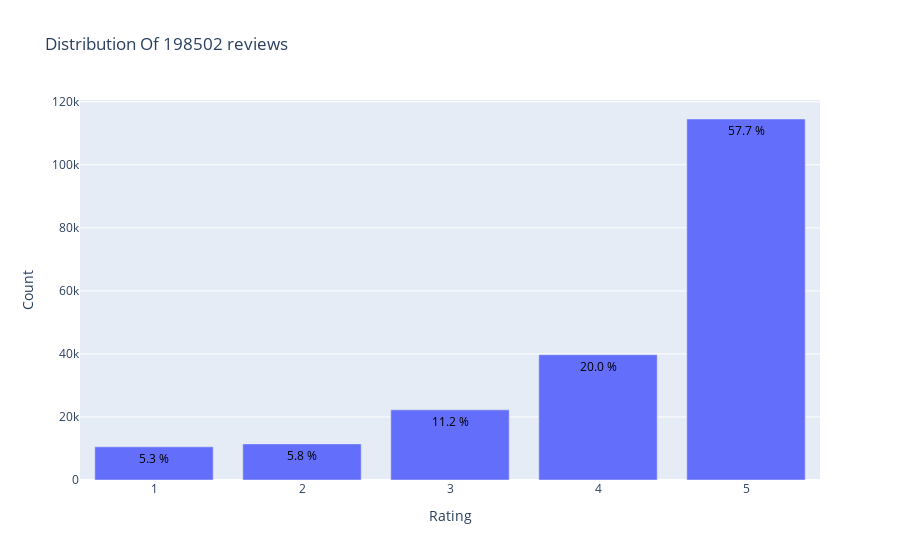

The code cell stored with this chart in its notebook:
### Code cell
from plotly.offline import init_notebook_mode, plot, iplot
import plotly.graph_objs as go
init_notebook_mode(connected=True)

data = df['overall'].value_counts().sort_index(ascending=False)
trace = go.Bar(x = data.index,
               text = ['{:.1f} %'.format(val) for val in (data.values / df.shape[0] * 100)],
               textposition = 'auto',
               textfont = dict(color = '#000000'),
               y = data.values,
               )
# Create layout
layout = dict(title = 'Distribution Of {} reviews'.format(df.shape[0]),
              xaxis = dict(title = 'Rating'),
              yaxis = dict(title = 'Count'))
# Create plot
fig = go.Figure(data=[trace], layout=layout)
iplot(fig)

### Figure 1 — Plotly figure (JSON) as saved in the notebook; plotly's stock layout.template omitted (floating-point values rounded to 4 significant figures)
{"data": [{"text": ["57.7 %", "20.0 %", "11.2 %", "5.8 %", "5.3 %"], "textfont": {"color": "#000000"}, "textposition": "auto", "type": "bar", "x": [5, 4, 3, 2, 1], "y": [114531, 39741, 22248, 11456, 10526]}], "layout": {"title": {"text": "Distribution Of 198502 reviews"}, "xaxis": {"title": {"text": "Rating"}}, "yaxis": {"title": {"text": "Count"}}}}
